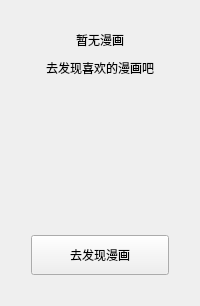
<?xml version="1.0" encoding="UTF-8"?>
<ui version="4.0">
 <class>LibraryEmptyState</class>
 <widget class="QFrame" name="libraryEmptyState">
  <property name="frameShape"><enum>QFrame::Shape::NoFrame</enum></property>
  <layout class="QVBoxLayout" name="libraryEmptyStateLayout">
   <property name="leftMargin"><number>24</number></property>
   <property name="topMargin"><number>24</number></property>
   <property name="rightMargin"><number>24</number></property>
   <property name="bottomMargin"><number>24</number></property>
   <property name="spacing"><number>10</number></property>
   <item><spacer name="emptyTopSpacer"><property name="orientation"><enum>Qt::Orientation::Vertical</enum></property><property name="sizeType"><enum>QSizePolicy::Policy::Expanding</enum></property></spacer></item>
   <item><widget class="QLabel" name="libraryEmptyTitle"><property name="text"><string>暂无漫画</string></property><property name="alignment"><set>Qt::AlignmentFlag::AlignCenter</set></property></widget></item>
   <item><widget class="QLabel" name="libraryEmptyDescription"><property name="text"><string>去发现喜欢的漫画吧</string></property><property name="wordWrap"><bool>true</bool></property><property name="alignment"><set>Qt::AlignmentFlag::AlignCenter</set></property></widget></item>
   <item alignment="Qt::AlignmentFlag::AlignHCenter"><widget class="QLabel" name="libraryEmptyIcon"><property name="minimumSize"><size><width>148</width><height>138</height></size></property><property name="maximumSize"><size><width>148</width><height>138</height></size></property><property name="alignment"><set>Qt::AlignmentFlag::AlignCenter</set></property></widget></item>
   <item><layout class="QHBoxLayout" name="libraryEmptyActionLayout"><item><spacer name="emptyActionLeftSpacer"><property name="orientation"><enum>Qt::Orientation::Horizontal</enum></property><property name="sizeType"><enum>QSizePolicy::Policy::Expanding</enum></property></spacer></item><item><widget class="QPushButton" name="libraryEmptyDiscoverButton"><property name="minimumSize"><size><width>132</width><height>40</height></size></property><property name="maximumSize"><size><width>160</width><height>40</height></size></property><property name="cursor"><cursorShape>PointingHandCursor</cursorShape></property><property name="text"><string>去发现漫画</string></property></widget></item><item><spacer name="emptyActionRightSpacer"><property name="orientation"><enum>Qt::Orientation::Horizontal</enum></property><property name="sizeType"><enum>QSizePolicy::Policy::Expanding</enum></property></spacer></item></layout></item>
   <item><spacer name="emptyBottomSpacer"><property name="orientation"><enum>Qt::Orientation::Vertical</enum></property><property name="sizeType"><enum>QSizePolicy::Policy::Expanding</enum></property></spacer></item>
  </layout>
 </widget>
 <resources/>
 <connections/>
</ui>
